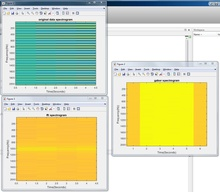
%> input picture MATLAB/ltfat-2.3.1-bin-win64/ltfat/mystuff/Test03(updated)spectogram.JPG, 220 x 192 px, shrunk from 1189 x 1039 before the run
$ octave --eval "result = fftanalytic(imread('../mystuff/Test03(updated)spectogram.JPG'));"   (GNU Octave 9; MATLAB toolbox functions it lacks are replaced by stand-ins)
%> lines starting %> are read from the running program, lines starting %| are printed output that depends on the picture
### MATLAB/ltfat-2.3.1-bin-win64/ltfat/ltfatarghelper.m
function [flags,keyvals,varargout]  = ltfatarghelper(posdepnames,definput,arglist,callfun)
%LTFATARGHELPER  Parse arguments for LTFAT
%   Usage: [flags,varargout]  = ltfatarghelper(posdepnames,definput,arglist,callfun);
%
%   Input parameters:
%      posdepnames : Names of the position dependant parameters.
%      definput    : Struct to define the allowed input
%      arglist     : Commandline of the calling function (varargin)
%      callfun     : Name of calling function (optional)
%
%   Output parameters:
%      flags       : Struct with information about flags.
%      keyvals     : Struct with key / values.
%      varargout   : The position dependant pars. properly initialized
%
%   [flags,keyvals]=LTFATARGHELPER(posdepnames,definput,arglist) assists in
%   parsing input parameters for a function in LTFAT. Parameters come in
%   four categories:
%
%    Position dependant parameters. These must not be strings. These are
%     the first parameters passed to a function, and they are really just a
%     short way of specifying key/value pairs. See below.
%
%    Flags. These are single string appearing after the position dependant
%     parameters.
%
%    Key/value pairs. The key is always a string followed by the value,
%     which can be anything.
%
%    Expansions. These appear as flags, that expand into a pre-defined list
%     of parameters.  This is a short-hand way of specifying standard sets of
%     flags and key/value pairs.
%
%   The parameters are parsed in order, so parameters appearing later in
%   varargin will override previously set values.
%
%   The following example for calling LTFATARGHELPER is taken from DGT:
%
%     definput.keyvals.L=[];
%     definput.flags.phase={'freqinv','timeinv'};
%     [flags,kv]=ltfatarghelper({'L'},definput,varargin);
%
%   The first line defines a key/value pair with the key 'L' having an
%   initial value of [] (the empty matrix).
%
%   The second line defines a group of flags by the name of phase.  The
%   group phase contains the flags 'freqinv' and 'timeinv', which can
%   both be specified on the command line by the user. The group-name
%   phase is just for internal use, and does not appear to the user. The
%   flag mentioned first in the list will be selected by default, and only
%   one flag in a group can be selected at any time. A group can contain as
%   many flags as desired.
%
%   The third line is the actual call to LTFATARGHELPER which defines the
%   output flags and kv.  The input {'L'} indicates that the value of
%   the parameter 'L' can also be given as the very first value in
%   varargin.
%
%   The output struct kv contains the key/value pairs, so the value
%   associated to 'L' is stored in kv.L.
%
%   The output struct flags contains information about the flags choosen
%   by the user. The value of flags.phase will be set to the selected flag
%   in the group phase and additionally, the value of flags.do_timeinv
%   will be 1 if 'timeinv' was selected and 0 otherwise, and similarly for
%   'freqinv'. This allows for easy checking of selected flags.
%
%   Advanced usage
%   --------------
%
%   Expansion import was introduced in order to allow sharing common
%   flags and key/value pairs between functions.
%
%   The following example is taken from PLOTDGT and TFPLOT:
%
%       definput.import={'ltfattranslate','tfplot'};
%       [flags,kv,fs]=ltfatarghelper({'fs','dynrange'},definput,varargin);
%
%   This code instructs LTFATARGHELPER to run functions
%   arg_ltfattranslate and arg_tfplot which define the flags and
%   the key/value pairs. The arg_ functions must have the following signature:
%
%       function definput=arg_name(definput)
%
%   Moreover, a special flag 'argimport' is used to pass the flags
%   and the key/value pairs from PLOTDGT to TFPLOT:
%
%       coef=tfplot(...,'argimport',flags,kv);
%
%   See also: ltfatgetdefaults, ltfatsetdefaults
%
%   Url: http://ltfat.github.io/doc/ltfatarghelper.html

% Copyright (C) 2005-2016 Peter L. Soendergaard <peter@sonderport.dk>.
% This file is part of LTFAT version 2.3.1
%
% This program is free software: you can redistribute it and/or modify
% it under the terms of the GNU General Public License as published by
% the Free Software Foundation, either version 3 of the License, or
% (at your option) any later version.
%
% This program is distributed in the hope that it will be useful,
% but WITHOUT ANY WARRANTY; without even the implied warranty of
% MERCHANTABILITY or FITNESS FOR A PARTICULAR PURPOSE.  See the
% GNU General Public License for more details.
%
% You should have received a copy of the GNU General Public License
% along with this program.  If not, see <http://www.gnu.org/licenses/>.

persistent TF_CONF;

if isempty(TF_CONF)

%  basepath=which('ltfatarghelper');
%  % Kill the function name and comp from the path.
%  basepath=basepath(1:end-22);
%  % add the base path
%  addpath(basepath);
%  ltfatstart;

  TF_CONF.fundefs = struct;
end;

if ischar(posdepnames)
  % Special interface needed for ltfatsetdefaults and ltfatgetdefaults,
  % activated when first argument is a string.

  % First input  argument, posdepnames, is a string, one of the options
  % in the "switch" section below
  % Second input argument, definput,    is a function name to get or set
  % Third  input argument, arglist ,    is a cell-array with options to set.

  switch(lower(posdepnames))
   case 'get'
    if isfield(TF_CONF.fundefs,definput)
      flags=TF_CONF.fundefs.(definput);
    else
      flags={};
    end;
   case 'set'
    TF_CONF.fundefs.(definput)=arglist;
   case 'all'
    flags=TF_CONF.fundefs;
   case 'clearall'
    TF_CONF.fundefs=struct;
  end;
  return
end;

if nargin<4
  f=dbstack;
  callfun=f(2).name;
end;

nposdep=numel(posdepnames);

% Resolve import specifications BEFORE adding our own specifications.
if isfield(definput,'import')
  for imp = definput.import;
    definput=feval(['arg_',imp{1}],definput);
  end;
end;

if isfield(definput,'flags')
  defflags=definput.flags;
else
  defflags=struct;
end;

if isfield(definput,'keyvals')
  defkeyvals=definput.keyvals;
else
  defkeyvals=struct;
end;

if isfield(definput,'groups')
  groups=definput.groups;
else
  groups=struct;
end;

total_args = numel(arglist);

% Determine the position of the first optional argument.
% If no optional argument is given, return nposdep+1
first_str_pos = 1;
while first_str_pos<=total_args && ~ischar(arglist{first_str_pos})
  first_str_pos = first_str_pos +1;
end;

% If more than nposdep arguments are given, the first additional one must
% be a string
if (first_str_pos>nposdep+1)
  error('%s: Too many input arguments',upper(callfun));
end;

n_first_args=min(nposdep,first_str_pos-1);

keyvals=defkeyvals;

% Copy the given first arguments
for ii=1:n_first_args
  keyvals.(posdepnames{ii})=arglist{ii};
end;

% Initialize the position independent parameters.
% and create reverse mapping of flag -> group
flagnames=fieldnames(defflags);
flags=struct;
% In order for flags to start with a number, it is necessary to add
% 'x_' before the flag when the flags are used a field names in
% flagreverse. Externally, flags are never used a field names in
% structs, so this is an internal problem in ltfatarghelper that is
% fixed this way.
flagsreverse=struct;
for ii=1:numel(flagnames)
  name=flagnames{ii};
  flaggroup=defflags.(name);
  flags.(name)=flaggroup{1};
  for jj=1:numel(flaggroup)
    flagsreverse.(['x_', flaggroup{jj}])=name;
    flags.(['do_',flaggroup{jj}])=0;
  end;
  flags.(['do_',flaggroup{1}])=1;
end;

%Get the rest of the arguments
restlist = arglist(first_str_pos:end);

%Check for default arguments
if isfield(TF_CONF.fundefs,callfun)
  s=TF_CONF.fundefs.(callfun);
  restlist=[s,restlist];
end;

% Check for import defaults
if isfield(definput,'importdefaults')
  % Add the importdefaults before the user specified arguments.
  restlist=[definput.importdefaults,restlist];
end;

while ~isempty(restlist)
  argname=restlist{1};
  restlist=restlist(2:end);  % pop
  found=0;

  % Is this name a flag? If so, set it
  if isfield(flagsreverse,['x_',argname])
    % Unset all other flags in this group
    flaggroup=defflags.(flagsreverse.(['x_',argname]));
    for jj=1:numel(flaggroup)
      flags.(['do_',flaggroup{jj}])=0;
    end;

    flags.(flagsreverse.(['x_',argname]))=argname;
    flags.(['do_',argname])=1;
    found=1;
  end;

  % Is this name the key of a key/value pair? If so, set the value.
  if isfield(defkeyvals,argname)
    keyvals.(argname)=restlist{1};
    restlist=restlist(2:end);
    found=1;
  end;

  % Is this name a group definition? If so, put the group in front of the parameters
  if isfield(groups,argname)
    s=groups.(argname);
    restlist=[s,restlist];
    found=1;
  end;

  % Is the name == 'argimport'
  if strcmp('argimport',argname)
    fieldnames_flags= fieldnames(restlist{1});
    fieldnames_kvs  = fieldnames(restlist{2});
    for ii=1:numel(fieldnames_flags)
      importname=fieldnames_flags{ii};
      flags.(importname)=restlist{1}.(importname);
    end;
    for ii=1:numel(fieldnames_kvs)
      importname=fieldnames_kvs{ii};
      keyvals.(importname)=restlist{2}.(importname);
    end;
    restlist=restlist(3:end);
    found=1;
  end;

  if found==0
    if ischar(argname)
      error('%s: Unknown parameter: %s',upper(callfun),argname);
    else
      error('%s: Parameter is not a string, it is of class %s',upper(callfun),class(argname));
    end;
  end;

  %ii=ii+1;
end;

% Fill varargout

varargout=cell(1,nposdep);
for ii=1:nposdep
    varargout(ii)={keyvals.(posdepnames{ii})};
end;

### MATLAB/ltfat-2.3.1-bin-win64/ltfat/comp/assert_sigreshape_pre.m
function [f,L,Ls,W,dim,permutedsize,order]=assert_sigreshape_pre(f,L,dim,callfun)
%ASSERT_SIGRESHAPE_PRE  Preprocess and handle dimension input.
%
%   Input parameters:
%      f            : signal, possibly ND-array
%      L            : L parameter
%      dim          : dim parameter
%      callfun      : Name of calling function
%   Output parameters:
%      f            : Input signal as matrix
%      L            : Verified L
%      Ls           : Length of signal along dimension to be processed
%      W            : Number of transforms to do.
%      dim          : Verified dim
%      permutedsize : pass to assert_sigreshape_post
%      order        : pass to assert_sigreshape_post
%
%   Url: http://ltfat.github.io/doc/comp/assert_sigreshape_pre.html

% Copyright (C) 2005-2016 Peter L. Soendergaard <peter@sonderport.dk>.
% This file is part of LTFAT version 2.3.1
%
% This program is free software: you can redistribute it and/or modify
% it under the terms of the GNU General Public License as published by
% the Free Software Foundation, either version 3 of the License, or
% (at your option) any later version.
%
% This program is distributed in the hope that it will be useful,
% but WITHOUT ANY WARRANTY; without even the implied warranty of
% MERCHANTABILITY or FITNESS FOR A PARTICULAR PURPOSE.  See the
% GNU General Public License for more details.
%
% You should have received a copy of the GNU General Public License
% along with this program.  If not, see <http://www.gnu.org/licenses/>.


if ~isnumeric(f)
  error('%s: The input must be numeric.',callfun);
end;

D=ndims(f);

% Dummy assignment.
order=1;

if isempty(dim)
  dim=1;

  if sum(size(f)>1)==1
    % We have a vector, find the dimension where it lives.
    dim=find(size(f)>1);
  end;

else
  if (numel(dim)~=1 || ~isnumeric(dim))
    error('%s: dim must be a scalar.',callfun);
  end;
  if rem(dim,1)~=0
    error('%s: dim must be an integer.',callfun);
  end;
  if (dim<1) || (dim>D)
    error('%s: dim must be in the range from 1 to %d.',callfun,D);
  end;

end;

if (numel(L)>1 || ~isnumeric(L))
  error('%s: L must be a scalar.',callfun);
end;
if (~isempty(L) && rem(L,1)~=0)
  error('%s: L must be an integer.',callfun);
end;


if dim>1
  order=[dim, 1:dim-1,dim+1:D];

  % Put the desired dimension first.
  f=permute(f,order);

end;

Ls=size(f,1);

% If L is empty it is set to be the length of the transform.
if isempty(L)
  L=Ls;
end;

% Remember the exact size for later and modify it for the new length
permutedsize=size(f);
permutedsize(1)=L;

% Reshape f to a matrix.
if ~isempty(f)
  f=reshape(f,size(f,1),numel(f)/size(f,1));
end;
W=size(f,2);

### ltfat-2.3.1-bin-win64/ltfat/mex/postpad.m
function x = postpad (x, L, varargin)
%POSTPAD   Pads or truncates a vector x to a specified length L.
%   Usage: y=postpad(x,L);
%          y=postpad(x,L,C);
%          y=postpad(x,L,C,dim);
%
%   POSTPAD(x,L) will add zeros to the end of the vector x, until the
%   result has length L. If L is less than the length of the signal, it
%   will be truncated. POSTPAD works along the first non-singleton
%   dimension.
%
%   POSTPAD(x,L,C) will add entries with a value of C instead of zeros.
%
%   POSTPAD(x,L,C,dim) works along dimension dim instead of the first
%   non-singleton.
%
%   See also: middlepad
%
%   Url: http://ltfat.github.io/doc/mex/postpad.html

% Copyright (C) 2005-2016 Peter L. Soendergaard <peter@sonderport.dk>.
% This file is part of LTFAT version 2.3.1
%
% This program is free software: you can redistribute it and/or modify
% it under the terms of the GNU General Public License as published by
% the Free Software Foundation, either version 3 of the License, or
% (at your option) any later version.
%
% This program is distributed in the hope that it will be useful,
% but WITHOUT ANY WARRANTY; without even the implied warranty of
% MERCHANTABILITY or FITNESS FOR A PARTICULAR PURPOSE.  See the
% GNU General Public License for more details.
%
% You should have received a copy of the GNU General Public License
% along with this program.  If not, see <http://www.gnu.org/licenses/>.

%   AUTHOR : Peter L. Søndergaard.
%   TESTING: OK
%   REFERENCE: NA

if nargin<2
  error('Too few input parameters.');
end;

definput.keyvals.dim  = [];
definput.keyvals.C    = 0;
[flags,keyvals,C,dim] = ltfatarghelper({'C','dim'},definput,varargin);

[x,L,Ls,W,dim,permutedsize,order]=assert_sigreshape_pre(x,L,dim,'POSTPAD');

if Ls<L
  x=[x; C*ones(L-Ls,W)];
else
  x=x(1:L,:);
end;

x=assert_sigreshape_post(x,dim,permutedsize,order);

### MATLAB/ltfat-2.3.1-bin-win64/ltfat/comp/comp_fftanalytic.m
function z = comp_fftanalytic(s)
%COMP_FFTANALYTIC Compute analytic representation
%
%   Usage: z = comp_fftanalytic(s);
%
%   COMP_FFTANALYTIC(s) computes the analytic representation of s.
%   The analytic representation is computed through the FFT of f.
%
%
%   Url: http://ltfat.github.io/doc/comp/comp_fftanalytic.html

% Copyright (C) 2005-2016 Peter L. Soendergaard <peter@sonderport.dk>.
% This file is part of LTFAT version 2.3.1
%
% This program is free software: you can redistribute it and/or modify
% it under the terms of the GNU General Public License as published by
% the Free Software Foundation, either version 3 of the License, or
% (at your option) any later version.
%
% This program is distributed in the hope that it will be useful,
% but WITHOUT ANY WARRANTY; without even the implied warranty of
% MERCHANTABILITY or FITNESS FOR A PARTICULAR PURPOSE.  See the
% GNU General Public License for more details.
%
% You should have received a copy of the GNU General Public License
% along with this program.  If not, see <http://www.gnu.org/licenses/>.

% AUTHOR: Jordy van Velthoven

Ls = size(s,1);
H = floor(Ls/2);

z = fft(s);
z(2:Ls-H,:) = 2*z(2:Ls-H,:);
z(H+2:Ls,:) = 0;
z = ifft(z);

### ltfat-2.3.1-bin-win64/ltfat/comp/assert_sigreshape_post.m
function f=assert_sigreshape_post(f,dim,permutedsize,order)

% Restore the original, permuted shape.
%
%   Url: http://ltfat.github.io/doc/comp/assert_sigreshape_post.html

% Copyright (C) 2005-2016 Peter L. Soendergaard <peter@sonderport.dk>.
% This file is part of LTFAT version 2.3.1
%
% This program is free software: you can redistribute it and/or modify
% it under the terms of the GNU General Public License as published by
% the Free Software Foundation, either version 3 of the License, or
% (at your option) any later version.
%
% This program is distributed in the hope that it will be useful,
% but WITHOUT ANY WARRANTY; without even the implied warranty of
% MERCHANTABILITY or FITNESS FOR A PARTICULAR PURPOSE.  See the
% GNU General Public License for more details.
%
% You should have received a copy of the GNU General Public License
% along with this program.  If not, see <http://www.gnu.org/licenses/>.
f=reshape(f,permutedsize);

if dim>1
  % Undo the permutation.
  f=ipermute(f,order);
end;

### MATLAB/ltfat-2.3.1-bin-win64/ltfat/fourier/fftanalytic.m
function z = fftanalytic(f,varargin)
%FFTANALYTIC Compute analytic representation
%   Usage:  z = fftanalytic(f);
%           z = fftanalytic(f,L);
%           z = fftanalytic(f,L,dim);
%
%   Input parameters:
%         f     : Input data.
%         L     : Extend or truncate f to this length.
%         dim   : Dimension to along which to apply the computations.
%   Output parameters:
%         z     : Analytic signal.
%
%   FFTANALYTIC(f) computes the analytic representation of a
%   real-valued signal f. The analytic representation is computed
%   through the FFT of f. The computations are done along the first
%   non-singleton dimension.
%
%   FFTANALYTIC(f,L) acts as before but f is padded with zeros or
%   truncated to length L.
%
%   FFTANALYTIC(f,L,dim) in addition allows specifying the dimension
%   along which the computation should be done.
%
%   The real part of the analytic representation z equals the signal
%   f and the imaginary part is the Hilbert transform of f.
%
%   The instananeous amplitude (a Hilbert envelope) of the signal f can
%   be computed as:
%
%     abs(fftanalytic(f));
%
%   The instantaneous phase of the function f can be computed as:
%
%     angle(fftanalytic(f));
%
%
%   Url: http://ltfat.github.io/doc/fourier/fftanalytic.html

% Copyright (C) 2005-2016 Peter L. Soendergaard <peter@sonderport.dk>.
% This file is part of LTFAT version 2.3.1
%
% This program is free software: you can redistribute it and/or modify
% it under the terms of the GNU General Public License as published by
% the Free Software Foundation, either version 3 of the License, or
% (at your option) any later version.
%
% This program is distributed in the hope that it will be useful,
% but WITHOUT ANY WARRANTY; without even the implied warranty of
% MERCHANTABILITY or FITNESS FOR A PARTICULAR PURPOSE.  See the
% GNU General Public License for more details.
%
% You should have received a copy of the GNU General Public License
% along with this program.  If not, see <http://www.gnu.org/licenses/>.

%   AUTHOR: Jordy van Velthoven

if ~isreal(f)
  error('%s: The input should be a real-valued numeric array.',...
      upper(mfilename));
end;

definput.keyvals.dim=[];
definput.keyvals.L=[];
[~,~,L,dim]=ltfatarghelper({'L','dim'},definput,varargin);
%> after the loop in ltfatarghelper, `while first_str_pos<=total_args && ~ischar(arglist{first_str_pos})`: first_str_pos = 1
%> in ltfatarghelper, `n_first_args=min(nposdep,first_str_pos-1);`: n_first_args = 0
%> in ltfatarghelper, `restlist = arglist(first_str_pos:end);`: restlist = {}
%> after the loop in ltfatarghelper, `for ii=1:nposdep`: varargout = {[], []}

% Pre-shape the signal
[f,L,~,~,dim,permutedsize,order]=assert_sigreshape_pre(f,L,dim,upper(mfilename));

f = postpad(f,L);

% Run the computation
z = comp_fftanalytic(f);

% Post-shape the signal
z = assert_sigreshape_post(z,dim,permutedsize,order);
%> in fftanalytic, `[~,~,L,dim]=ltfatarghelper({'L','dim'},definput,varargin);`: L = []
%> in assert_sigreshape_pre, `f=reshape(f,size(f,1),numel(f)/size(f,1));`:
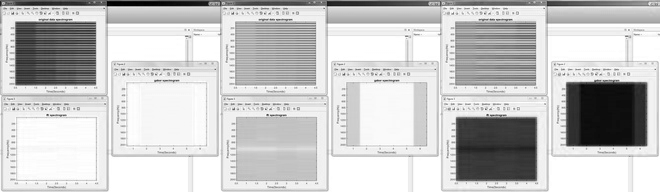
%> f: size 192x660 uint8; min 0, max 255, mean 199.5
%> in fftanalytic, `[f,L,~,~,dim,permutedsize,order]=assert_sigreshape_pre(f,L,dim,upper(m..`: L = 192; dim = 1; permutedsize = [192 220 3]; order = 1
%> in postpad, `[flags,keyvals,C,dim] = ltfatarghelper({'C','dim'},definput,varargin);`: keyvals = {C 0}; C = 0; dim = []
%> in postpad, `[x,L,Ls,W,dim,permutedsize,order]=assert_sigreshape_pre(x,L,dim,'POSTP..`: dim = 1; permutedsize = [192 660]; order = 1

$ run again, on MATLAB/ltfat-2.3.1-bin-win64/ltfat/mystuff/Test03(updated1)spectogram.JPG
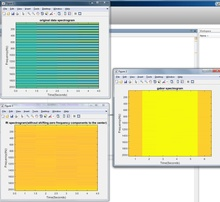
%> input picture MATLAB/ltfat-2.3.1-bin-win64/ltfat/mystuff/Test03(updated1)spectogram.JPG, 220 x 202 px, shrunk from 1151 x 1055 before the run
%> after the loop in ltfatarghelper, `while first_str_pos<=total_args && ~ischar(arglist{first_str_pos})`: first_str_pos = 1
%> n_first_args = 0
%> restlist = {}
%> after the loop in ltfatarghelper, `for ii=1:nposdep`: varargout = {[], []}
%> in fftanalytic, `[~,~,L,dim]=ltfatarghelper({'L','dim'},definput,varargin);`: L = []
%> in assert_sigreshape_pre, `f=reshape(f,size(f,1),numel(f)/size(f,1));`:
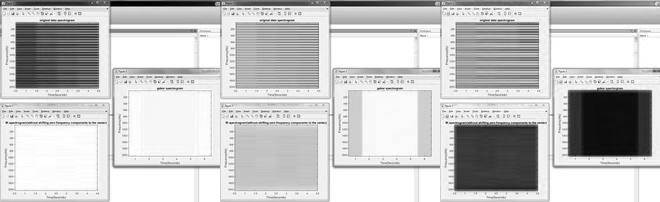
%> f: size 202x660 uint8; min 0, max 255, mean 197
%> in fftanalytic, `[f,L,~,~,dim,permutedsize,order]=assert_sigreshape_pre(f,L,dim,upper(m..`: L = 202; dim = 1; permutedsize = [202 220 3]; order = 1
%> in postpad, `[flags,keyvals,C,dim] = ltfatarghelper({'C','dim'},definput,varargin);`: keyvals = {C 0}; C = 0; dim = []
%> in postpad, `[x,L,Ls,W,dim,permutedsize,order]=assert_sigreshape_pre(x,L,dim,'POSTP..`: dim = 1; permutedsize = [202 660]; order = 1

$ run again, on MATLAB/ltfat-2.3.1-bin-win64/ltfat/mystuff/Test03(updated2)spectogram.JPG
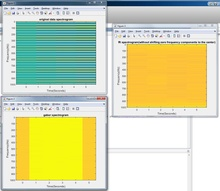
%> input picture MATLAB/ltfat-2.3.1-bin-win64/ltfat/mystuff/Test03(updated2)spectogram.JPG, 220 x 191 px, shrunk from 1200 x 1044 before the run
%> after the loop in ltfatarghelper, `while first_str_pos<=total_args && ~ischar(arglist{first_str_pos})`: first_str_pos = 1
%> n_first_args = 0
%> restlist = {}
%> after the loop in ltfatarghelper, `for ii=1:nposdep`: varargout = {[], []}
%> in fftanalytic, `[~,~,L,dim]=ltfatarghelper({'L','dim'},definput,varargin);`: L = []
%> in assert_sigreshape_pre, `f=reshape(f,size(f,1),numel(f)/size(f,1));`:
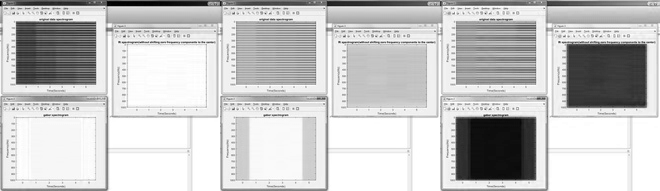
%> f: size 191x660 uint8; min 0, max 255, mean 198.2
%> in fftanalytic, `[f,L,~,~,dim,permutedsize,order]=assert_sigreshape_pre(f,L,dim,upper(m..`: L = 191; dim = 1; permutedsize = [191 220 3]; order = 1
%> in postpad, `[flags,keyvals,C,dim] = ltfatarghelper({'C','dim'},definput,varargin);`: keyvals = {C 0}; C = 0; dim = []
%> in postpad, `[x,L,Ls,W,dim,permutedsize,order]=assert_sigreshape_pre(x,L,dim,'POSTP..`: dim = 1; permutedsize = [191 660]; order = 1
